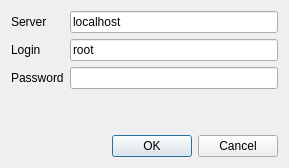
<?xml version="1.0" encoding="UTF-8"?>
<ui version="4.0">
 <class>LoginDialog</class>
 <widget class="QDialog" name="LoginDialog">
  <property name="geometry">
   <rect>
    <x>0</x>
    <y>0</y>
    <width>289</width>
    <height>168</height>
   </rect>
  </property>
  <property name="windowTitle">
   <string>Logowanie...</string>
  </property>
  <layout class="QGridLayout" name="gridLayout">
   <item row="1" column="0">
    <widget class="QLabel" name="LoginLable">
     <property name="text">
      <string>Login</string>
     </property>
    </widget>
   </item>
   <item row="1" column="1">
    <widget class="QLineEdit" name="LoginText">
     <property name="text">
      <string>root</string>
     </property>
    </widget>
   </item>
   <item row="2" column="0">
    <widget class="QLabel" name="PasswordLable">
     <property name="text">
      <string>Password</string>
     </property>
    </widget>
   </item>
   <item row="2" column="1">
    <widget class="QLineEdit" name="PasswordText">
     <property name="echoMode">
      <enum>QLineEdit::Password</enum>
     </property>
    </widget>
   </item>
   <item row="4" column="0" colspan="2">
    <widget class="QDialogButtonBox" name="buttonBox">
     <property name="standardButtons">
      <set>QDialogButtonBox::Cancel|QDialogButtonBox::Ok</set>
     </property>
    </widget>
   </item>
   <item row="3" column="0" colspan="2">
    <spacer name="verticalSpacer">
     <property name="orientation">
      <enum>Qt::Vertical</enum>
     </property>
     <property name="sizeHint" stdset="0">
      <size>
       <width>20</width>
       <height>40</height>
      </size>
     </property>
    </spacer>
   </item>
   <item row="0" column="0">
    <widget class="QLabel" name="ServerLable">
     <property name="text">
      <string>Server</string>
     </property>
    </widget>
   </item>
   <item row="0" column="1">
    <widget class="QLineEdit" name="ServerText">
     <property name="text">
      <string>localhost</string>
     </property>
    </widget>
   </item>
  </layout>
 </widget>
 <tabstops>
  <tabstop>ServerText</tabstop>
  <tabstop>LoginText</tabstop>
  <tabstop>PasswordText</tabstop>
 </tabstops>
 <resources/>
 <connections>
  <connection>
   <sender>buttonBox</sender>
   <signal>rejected()</signal>
   <receiver>LoginDialog</receiver>
   <slot>reject()</slot>
   <hints>
    <hint type="sourcelabel">
     <x>144</x>
     <y>145</y>
    </hint>
    <hint type="destinationlabel">
     <x>144</x>
     <y>83</y>
    </hint>
   </hints>
  </connection>
  <connection>
   <sender>buttonBox</sender>
   <signal>accepted()</signal>
   <receiver>LoginDialog</receiver>
   <slot>accept()</slot>
   <hints>
    <hint type="sourcelabel">
     <x>144</x>
     <y>145</y>
    </hint>
    <hint type="destinationlabel">
     <x>144</x>
     <y>83</y>
    </hint>
   </hints>
  </connection>
  <connection>
   <sender>LoginText</sender>
   <signal>textChanged(QString)</signal>
   <receiver>LoginDialog</receiver>
   <slot>onTextChanged()</slot>
   <hints>
    <hint type="sourcelabel">
     <x>247</x>
     <y>65</y>
    </hint>
    <hint type="destinationlabel">
     <x>239</x>
     <y>86</y>
    </hint>
   </hints>
  </connection>
  <connection>
   <sender>ServerText</sender>
   <signal>textChanged(QString)</signal>
   <receiver>LoginDialog</receiver>
   <slot>onTextChanged()</slot>
   <hints>
    <hint type="sourcelabel">
     <x>203</x>
     <y>23</y>
    </hint>
    <hint type="destinationlabel">
     <x>460</x>
     <y>31</y>
    </hint>
   </hints>
  </connection>
  <connection>
   <sender>PasswordText</sender>
   <signal>textChanged(QString)</signal>
   <receiver>LoginDialog</receiver>
   <slot>onTextChanged()</slot>
   <hints>
    <hint type="sourcelabel">
     <x>168</x>
     <y>90</y>
    </hint>
    <hint type="destinationlabel">
     <x>144</x>
     <y>83</y>
    </hint>
   </hints>
  </connection>
 </connections>
 <slots>
  <slot>onTextChanged()</slot>
 </slots>
</ui>
